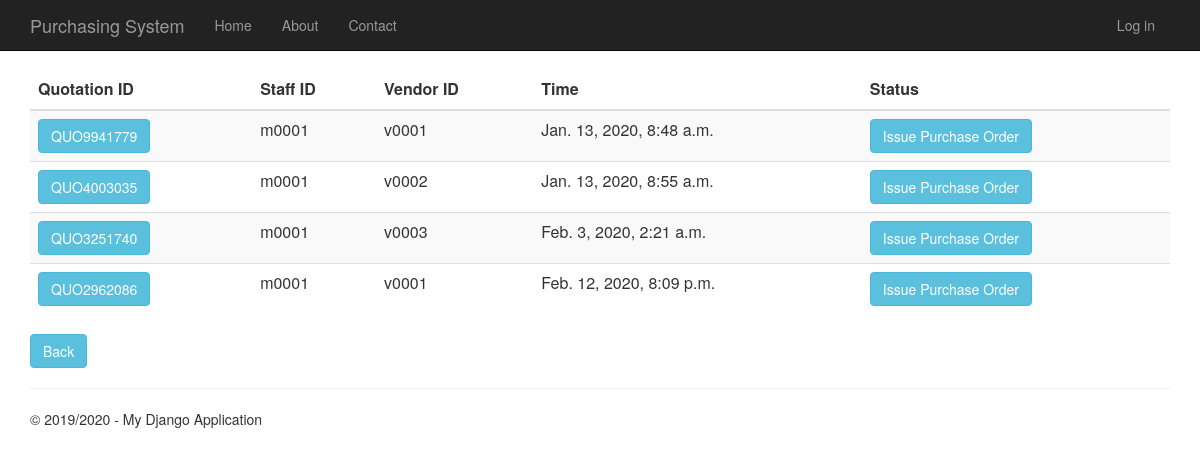
The page /quotationhistory on the database its author committed.
### Quotation/models.py (models this page shows, shortened)
class Quotation(models.Model):
    quotation_id = models.CharField(primary_key=True, max_length=10)
    time_created = models.DateTimeField()
    description = models.TextField(null=True,default=None, blank=True)
    total_price = models.DecimalField(max_digits=10, decimal_places=2, default=Decimal('0.00'))
    person_id = models.ForeignKey(Person, on_delete = models.CASCADE)
    vendor_id = models.ForeignKey(Vendor, on_delete = models.CASCADE)
    request_for_quotation_id = models.OneToOneField(RequestForQuotation, on_delete = models.CASCADE)

### app/models.py (models this page shows, shortened)
class Person(models.Model):
    user_id = models.OneToOneField(User)
    person_id = models.CharField(primary_key=True, max_length=10)
    person_name = models.TextField()
    person_address = models.TextField()
    person_phone_number = models.TextField()
    person_role = models.TextField(default = 'EMPLOYEE')

class Vendor(models.Model):
    vendor_id = models.CharField(primary_key=True, max_length=10)
    vendor_name = models.TextField()
    vendor_phone_number = models.TextField()
    vendor_address = models.TextField()
    vendor_email = models.TextField()
    def __str__(self):
        return str(self.vendor_id)

### Quotation/views.py (the view)
# urls.py: url(r'^quotationhistory', Quotation.views.quotationhistory, name="quotation_history"),
def quotationhistory(request):
    quotations = Quotation.objects.all()
    context = {
            'title':'Quotation History',
            'rows':quotations,
            'year':'2019/2020'
        }
    return render(request,'Quotation/quotationhistory.html',context)

### Quotation/templates/Quotation/quotationhistory.html
﻿{% extends "app/layout.html" %}
{% block content %}
<div class="purchaseorderhistory margintop" action="menu">
    <form action="quotationhistorydetails" method="GET">
        <table class="table table-striped margintop">
            <thead>
                <tr>
                    <th scope="col">Quotation ID</th>
                    <th scope="col">Staff ID</th>
                    <th scope="col">Vendor ID</th>
                    <th scope="col">Time</th>
                    <th scope="col">Status</th>
                </tr>
            </thead>
            <tbody>
                {% for r in rows %}
                <tr>
                    <td><button type="submit" name="quo_id" value="{{r.quotation_id}}" class="btn btn-info">{{r.quotation_id}}</button></td>
                    <td>{{r.person_id.person_id}}</td>
                    <td>{{r.vendor_id}}</td>
                    <td>{{r.time_created}}</td>
                    <td><button type="submit" class="btn btn-info buttonsize1">Issue Purchase Order</button></td>
                </tr>
                {% endfor %}
            </tbody>
        </table>
        <div class="margintop">
            <a type="submit" class="btn btn-info" href="/menu">Back</a>
        </div>
    </form>
</div>
{% endblock %}

### app/static/app/content/site.css (style rules this page uses)
body { padding-top: 50px; padding-bottom: 20px; }

### rows shown on the page
Quotation: quotation_id "QUO9941779", person_id.person_id "m0001", vendor_id "v0001", time_created "Jan. 13, 2020, 8:48 a.m."
Quotation: quotation_id "QUO4003035", person_id.person_id "m0001", vendor_id "v0002", time_created "Jan. 13, 2020, 8:55 a.m."
Quotation: quotation_id "QUO3251740", person_id.person_id "m0001", vendor_id "v0003", time_created "Feb. 3, 2020, 2:21 a.m."
Quotation: quotation_id "QUO2962086", person_id.person_id "m0001", vendor_id "v0001", time_created "Feb. 12, 2020, 8:09 p.m."

### other values the page prints
{{ year }} "2019/2020"
